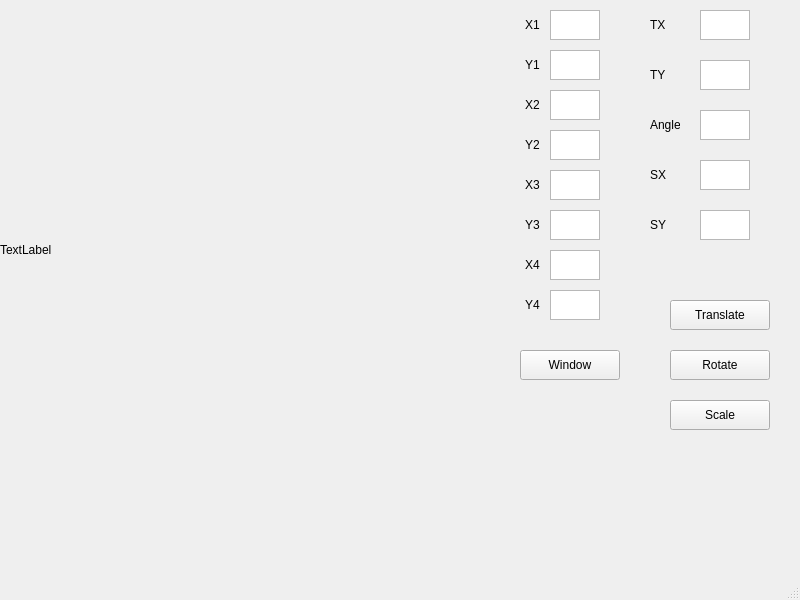
<?xml version="1.0" encoding="UTF-8"?>
<ui version="4.0">
 <class>MainWindow</class>
 <widget class="QMainWindow" name="MainWindow">
  <property name="geometry">
   <rect>
    <x>0</x>
    <y>0</y>
    <width>800</width>
    <height>600</height>
   </rect>
  </property>
  <property name="windowTitle">
   <string>MainWindow</string>
  </property>
  <widget class="QWidget" name="centralwidget">
   <widget class="QLabel" name="label">
    <property name="geometry">
     <rect>
      <x>0</x>
      <y>0</y>
      <width>500</width>
      <height>500</height>
     </rect>
    </property>
    <property name="text">
     <string>TextLabel</string>
    </property>
   </widget>
   <widget class="QPushButton" name="pushButton">
    <property name="geometry">
     <rect>
      <x>670</x>
      <y>300</y>
      <width>100</width>
      <height>30</height>
     </rect>
    </property>
    <property name="text">
     <string>Translate</string>
    </property>
   </widget>
   <widget class="QPushButton" name="pushButton_2">
    <property name="geometry">
     <rect>
      <x>670</x>
      <y>350</y>
      <width>100</width>
      <height>30</height>
     </rect>
    </property>
    <property name="text">
     <string>Rotate</string>
    </property>
   </widget>
   <widget class="QPushButton" name="pushButton_3">
    <property name="geometry">
     <rect>
      <x>670</x>
      <y>400</y>
      <width>100</width>
      <height>30</height>
     </rect>
    </property>
    <property name="text">
     <string>Scale</string>
    </property>
   </widget>
   <widget class="QLabel" name="label_2">
    <property name="geometry">
     <rect>
      <x>650</x>
      <y>10</y>
      <width>30</width>
      <height>30</height>
     </rect>
    </property>
    <property name="text">
     <string>TX</string>
    </property>
   </widget>
   <widget class="QTextEdit" name="textEdit">
    <property name="geometry">
     <rect>
      <x>700</x>
      <y>10</y>
      <width>50</width>
      <height>30</height>
     </rect>
    </property>
   </widget>
   <widget class="QLabel" name="label_3">
    <property name="geometry">
     <rect>
      <x>650</x>
      <y>60</y>
      <width>30</width>
      <height>30</height>
     </rect>
    </property>
    <property name="text">
     <string>TY</string>
    </property>
   </widget>
   <widget class="QTextEdit" name="textEdit_2">
    <property name="geometry">
     <rect>
      <x>700</x>
      <y>60</y>
      <width>50</width>
      <height>30</height>
     </rect>
    </property>
   </widget>
   <widget class="QLabel" name="label_4">
    <property name="geometry">
     <rect>
      <x>650</x>
      <y>110</y>
      <width>30</width>
      <height>30</height>
     </rect>
    </property>
    <property name="text">
     <string>Angle</string>
    </property>
   </widget>
   <widget class="QTextEdit" name="textEdit_3">
    <property name="geometry">
     <rect>
      <x>700</x>
      <y>110</y>
      <width>50</width>
      <height>30</height>
     </rect>
    </property>
   </widget>
   <widget class="QLabel" name="label_5">
    <property name="geometry">
     <rect>
      <x>650</x>
      <y>160</y>
      <width>30</width>
      <height>30</height>
     </rect>
    </property>
    <property name="text">
     <string>SX</string>
    </property>
   </widget>
   <widget class="QTextEdit" name="textEdit_4">
    <property name="geometry">
     <rect>
      <x>700</x>
      <y>160</y>
      <width>50</width>
      <height>30</height>
     </rect>
    </property>
   </widget>
   <widget class="QLabel" name="label_6">
    <property name="geometry">
     <rect>
      <x>650</x>
      <y>210</y>
      <width>30</width>
      <height>30</height>
     </rect>
    </property>
    <property name="text">
     <string>SY</string>
    </property>
   </widget>
   <widget class="QTextEdit" name="textEdit_5">
    <property name="geometry">
     <rect>
      <x>700</x>
      <y>210</y>
      <width>50</width>
      <height>30</height>
     </rect>
    </property>
   </widget>
   <widget class="QPushButton" name="pushButton_4">
    <property name="geometry">
     <rect>
      <x>520</x>
      <y>350</y>
      <width>100</width>
      <height>30</height>
     </rect>
    </property>
    <property name="text">
     <string>Window</string>
    </property>
   </widget>
   <widget class="QTextEdit" name="textEdit_6">
    <property name="geometry">
     <rect>
      <x>550</x>
      <y>10</y>
      <width>50</width>
      <height>30</height>
     </rect>
    </property>
   </widget>
   <widget class="QTextEdit" name="textEdit_7">
    <property name="geometry">
     <rect>
      <x>550</x>
      <y>90</y>
      <width>50</width>
      <height>30</height>
     </rect>
    </property>
   </widget>
   <widget class="QTextEdit" name="textEdit_8">
    <property name="geometry">
     <rect>
      <x>550</x>
      <y>170</y>
      <width>50</width>
      <height>30</height>
     </rect>
    </property>
   </widget>
   <widget class="QTextEdit" name="textEdit_9">
    <property name="geometry">
     <rect>
      <x>550</x>
      <y>50</y>
      <width>50</width>
      <height>30</height>
     </rect>
    </property>
   </widget>
   <widget class="QTextEdit" name="textEdit_10">
    <property name="geometry">
     <rect>
      <x>550</x>
      <y>130</y>
      <width>50</width>
      <height>30</height>
     </rect>
    </property>
   </widget>
   <widget class="QTextEdit" name="textEdit_11">
    <property name="geometry">
     <rect>
      <x>550</x>
      <y>210</y>
      <width>50</width>
      <height>30</height>
     </rect>
    </property>
   </widget>
   <widget class="QLabel" name="label_7">
    <property name="geometry">
     <rect>
      <x>525</x>
      <y>10</y>
      <width>20</width>
      <height>30</height>
     </rect>
    </property>
    <property name="text">
     <string>X1</string>
    </property>
   </widget>
   <widget class="QLabel" name="label_8">
    <property name="geometry">
     <rect>
      <x>525</x>
      <y>90</y>
      <width>20</width>
      <height>30</height>
     </rect>
    </property>
    <property name="text">
     <string>X2</string>
    </property>
   </widget>
   <widget class="QLabel" name="label_9">
    <property name="geometry">
     <rect>
      <x>525</x>
      <y>170</y>
      <width>20</width>
      <height>30</height>
     </rect>
    </property>
    <property name="text">
     <string>X3</string>
    </property>
   </widget>
   <widget class="QLabel" name="label_10">
    <property name="geometry">
     <rect>
      <x>525</x>
      <y>50</y>
      <width>20</width>
      <height>30</height>
     </rect>
    </property>
    <property name="text">
     <string>Y1</string>
    </property>
   </widget>
   <widget class="QLabel" name="label_11">
    <property name="geometry">
     <rect>
      <x>525</x>
      <y>130</y>
      <width>20</width>
      <height>30</height>
     </rect>
    </property>
    <property name="text">
     <string>Y2</string>
    </property>
   </widget>
   <widget class="QLabel" name="label_12">
    <property name="geometry">
     <rect>
      <x>525</x>
      <y>210</y>
      <width>20</width>
      <height>30</height>
     </rect>
    </property>
    <property name="text">
     <string>Y3</string>
    </property>
   </widget>
   <widget class="QLabel" name="label_13">
    <property name="geometry">
     <rect>
      <x>525</x>
      <y>250</y>
      <width>20</width>
      <height>30</height>
     </rect>
    </property>
    <property name="text">
     <string>X4</string>
    </property>
   </widget>
   <widget class="QLabel" name="label_14">
    <property name="geometry">
     <rect>
      <x>525</x>
      <y>290</y>
      <width>20</width>
      <height>30</height>
     </rect>
    </property>
    <property name="text">
     <string>Y4</string>
    </property>
   </widget>
   <widget class="QTextEdit" name="textEdit_12">
    <property name="geometry">
     <rect>
      <x>550</x>
      <y>250</y>
      <width>50</width>
      <height>30</height>
     </rect>
    </property>
   </widget>
   <widget class="QTextEdit" name="textEdit_13">
    <property name="geometry">
     <rect>
      <x>550</x>
      <y>290</y>
      <width>50</width>
      <height>30</height>
     </rect>
    </property>
   </widget>
  </widget>
  <widget class="QMenuBar" name="menubar">
   <property name="geometry">
    <rect>
     <x>0</x>
     <y>0</y>
     <width>800</width>
     <height>19</height>
    </rect>
   </property>
  </widget>
  <widget class="QStatusBar" name="statusbar"/>
 </widget>
 <resources/>
 <connections/>
</ui>
